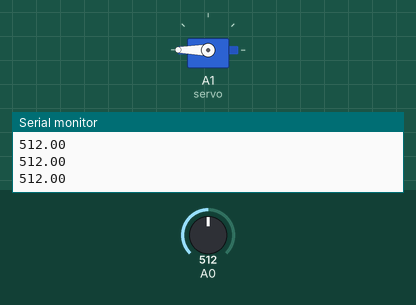
The sketch below on a simulated Arduino Uno, built with avr-gcc and run on an emulated ATmega328P. Parts: servo, the last lines printed to the serial monitor. The inputs (shaded band) are chosen by the test bench; at power-on: A0 = 512.

Above: at 1.2 s.
1.3 s: A0 set to 66
2.8 s: A0 set to 58
At 3.7 s:
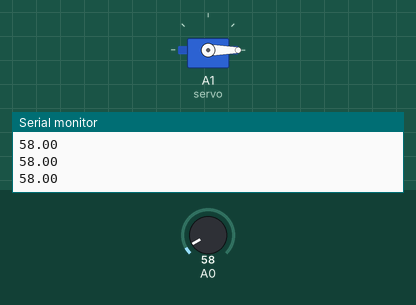
4.4 s: A0 set to 122
At 5.7 s:
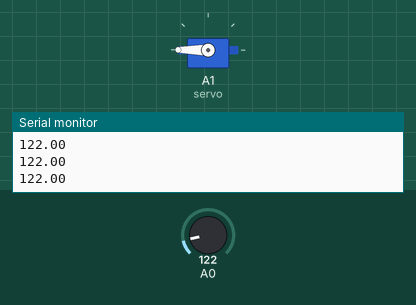
6.0 s: A0 set to 50
At 6.9 s:
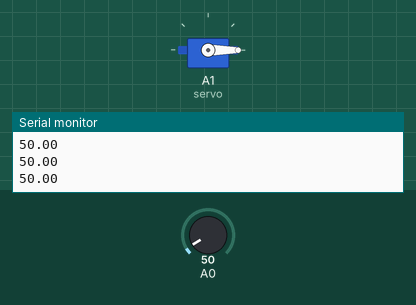
Timing chart, 0 to 8.7 s (numbered marks = the images above; inputs shaded):
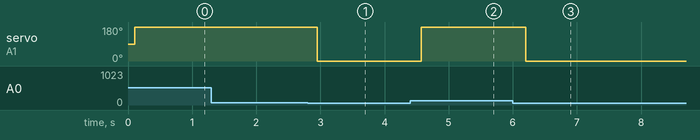

The sketch:

Filtro_de_la_se_al.ino
```cpp
#include <Servo.h>

Servo servo;

float h[60];
int k=0;
int sum = 0;

void setup() {
  servo.attach(A1);
  Serial.begin(9600);
  }
void loop() {
  int N = 60;
  k++;
  int t=k%N;
  float y1 =analogRead (A0);
  h[t]+y1;
  float y2=average(h,N);
  float y3=abs (y1-y2);
  Serial.println(y1);
  //Serial.print(“,”);
  //Serial.println (y3);
  delay (100);
   if (y3>60){
    servo.write(180);
   }
   else {
     servo.write(0);
   }
  }
  float average (float * array,int len) {
    float sin = 0;
    for (int i=0;i<len;i++)
      sum = sum + array[i];
    return ((float)sin)/len;
   }
```

Measured:
- the behaviour switches between 61 and 60 on A0 (found by bisection; images 0 and 1)
- after the input at 2.8 s, servo on A1 (servo): 180° → 0° after 0.15 s
- after the input at 4.4 s, servo on A1 (servo): 0° → 180° after 0.17 s
- after the input at 6.0 s, servo on A1 (servo): 180° → 0° after 0.20 s
